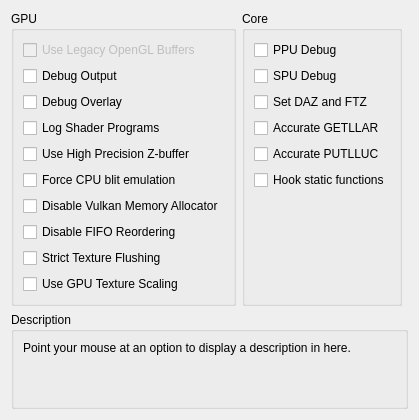
     <widget class="QWidget" name="debugTab">
      <attribute name="title">
       <string>Debug</string>
      </attribute>
      <layout class="QVBoxLayout" name="verticalLayout_53">
       <item>
        <layout class="QHBoxLayout" name="horizontalLayout_21" stretch="1,1,1">
         <item>
          <widget class="QGroupBox" name="gb_debug_gpu">
           <property name="enabled">
            <bool>true</bool>
           </property>
           <property name="title">
            <string>GPU</string>
           </property>
           <property name="alignment">
            <set>Qt::AlignLeading|Qt::AlignLeft|Qt::AlignTop</set>
           </property>
           <layout class="QVBoxLayout" name="verticalLayout_17">
            <item alignment="Qt::AlignTop">
             <widget class="QCheckBox" name="glLegacyBuffers">
              <property name="enabled">
               <bool>false</bool>
              </property>
              <property name="text">
               <string>Use Legacy OpenGL Buffers</string>
              </property>
             </widget>
            </item>
            <item alignment="Qt::AlignTop">
             <widget class="QCheckBox" name="debugOutput">
              <property name="text">
               <string>Debug Output</string>
              </property>
             </widget>
            </item>
            <item>
             <widget class="QCheckBox" name="debugOverlay">
              <property name="text">
               <string>Debug Overlay</string>
              </property>
             </widget>
            </item>
            <item>
             <widget class="QCheckBox" name="logProg">
              <property name="text">
               <string>Log Shader Programs</string>
              </property>
             </widget>
            </item>
            <item alignment="Qt::AlignTop">
             <widget class="QCheckBox" name="forceHighpZ">
              <property name="text">
               <string>Use High Precision Z-buffer</string>
              </property>
             </widget>
            </item>
            <item>
             <widget class="QCheckBox" name="forceCpuBlitEmulation">
              <property name="text">
               <string>Force CPU blit emulation</string>
              </property>
             </widget>
            </item>
            <item>
             <widget class="QCheckBox" name="disableVulkanMemAllocator">
              <property name="text">
               <string>Disable Vulkan Memory Allocator</string>
              </property>
             </widget>
            </item>
            <item>
             <widget class="QCheckBox" name="disableFIFOReordering">
              <property name="text">
               <string>Disable FIFO Reordering</string>
              </property>
             </widget>
            </item>
            <item>
             <widget class="QCheckBox" name="strictTextureFlushing">
              <property name="text">
               <string>Strict Texture Flushing</string>
              </property>
             </widget>
            </item>
            <item>
             <widget class="QCheckBox" name="gpuTextureScaling">
              <property name="text">
               <string>Use GPU Texture Scaling</string>
              </property>
             </widget>
            </item>
           </layout>
          </widget>
         </item>
         <item>
          <widget class="QGroupBox" name="groupBox_7">
           <property name="title">
            <string>Core</string>
           </property>
           <layout class="QVBoxLayout" name="verticalLayout_44">
            <item>
             <widget class="QCheckBox" name="ppuDebug">
              <property name="text">
               <string>PPU Debug</string>
              </property>
             </widget>
            </item>
            <item>
             <widget class="QCheckBox" name="spuDebug">
              <property name="text">
               <string>SPU Debug</string>
              </property>
             </widget>
            </item>
            <item>
             <widget class="QCheckBox" name="setDAZandFTZ">
              <property name="text">
               <string>Set DAZ and FTZ</string>
              </property>
             </widget>
            </item>
            <item>
             <widget class="QCheckBox" name="accurateGETLLAR">
              <property name="text">
               <string>Accurate GETLLAR</string>
              </property>
             </widget>
            </item>
            <item>
             <widget class="QCheckBox" name="accuratePUTLLUC">
              <property name="text">
               <string>Accurate PUTLLUC</string>
              </property>
             </widget>
            </item>
            <item>
             <widget class="QCheckBox" name="hookStFunc">
              <property name="text">
               <string>Hook static functions</string>
              </property>
             </widget>
            </item>
            <item>
             <spacer name="verticalSpacer">
              <property name="orientation">
               <enum>Qt::Vertical</enum>
              </property>
              <property name="sizeHint" stdset="0">
               <size>
                <width>0</width>
                <height>0</height>
               </size>
              </property>
             </spacer>
            </item>
           </layout>
          </widget>
         </item>
         <item>
          <widget class="QWidget" name="widget_11" native="true"/>
         </item>
        </layout>
       </item>
       <item>
        <spacer name="verticalSpacer_10">
         <property name="orientation">
          <enum>Qt::Vertical</enum>
         </property>
         <property name="sizeHint" stdset="0">
          <size>
           <width>0</width>
           <height>0</height>
          </size>
         </property>
        </spacer>
       </item>
       <item>
        <widget class="QGroupBox" name="groupBox_63">
         <property name="title">
          <string>Description</string>
         </property>
         <layout class="QVBoxLayout" name="verticalLayout_52">
          <item>
           <widget class="QLabel" name="description_debug">
            <property name="text">
             <string>Point your mouse at an option to display a description in here.


</string>
            </property>
            <property name="textFormat">
             <enum>Qt::PlainText</enum>
            </property>
            <property name="alignment">
             <set>Qt::AlignLeading|Qt::AlignLeft|Qt::AlignTop</set>
            </property>
            <property name="wordWrap">
             <bool>true</bool>
            </property>
           </widget>
          </item>
         </layout>
        </widget>
       </item>
      </layout>
     </widget>
